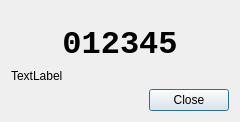
<?xml version="1.0" encoding="UTF-8"?>
<ui version="4.0">
 <class>pinDisplay</class>
 <widget class="QDialog" name="pinDisplay">
  <property name="geometry">
   <rect>
    <x>0</x>
    <y>0</y>
    <width>240</width>
    <height>122</height>
   </rect>
  </property>
  <property name="windowTitle">
   <string>Enter Pin Code</string>
  </property>
  <layout class="QVBoxLayout" name="verticalLayout">
   <item>
    <spacer name="verticalSpacer">
     <property name="orientation">
      <enum>Qt::Vertical</enum>
     </property>
     <property name="sizeHint" stdset="0">
      <size>
       <width>20</width>
       <height>40</height>
      </size>
     </property>
    </spacer>
   </item>
   <item>
    <widget class="QLabel" name="pin">
     <property name="font">
      <font>
       <family>Monospace</family>
       <pointsize>24</pointsize>
       <weight>75</weight>
       <bold>true</bold>
      </font>
     </property>
     <property name="text">
      <string>012345</string>
     </property>
     <property name="alignment">
      <set>Qt::AlignCenter</set>
     </property>
    </widget>
   </item>
   <item>
    <widget class="QLabel" name="label">
     <property name="text">
      <string>TextLabel</string>
     </property>
    </widget>
   </item>
   <item>
    <widget class="QDialogButtonBox" name="buttonBox">
     <property name="orientation">
      <enum>Qt::Horizontal</enum>
     </property>
     <property name="standardButtons">
      <set>QDialogButtonBox::Close</set>
     </property>
    </widget>
   </item>
  </layout>
 </widget>
 <resources/>
 <connections>
  <connection>
   <sender>buttonBox</sender>
   <signal>accepted()</signal>
   <receiver>pinDisplay</receiver>
   <slot>accept()</slot>
   <hints>
    <hint type="sourcelabel">
     <x>248</x>
     <y>254</y>
    </hint>
    <hint type="destinationlabel">
     <x>157</x>
     <y>274</y>
    </hint>
   </hints>
  </connection>
  <connection>
   <sender>buttonBox</sender>
   <signal>rejected()</signal>
   <receiver>pinDisplay</receiver>
   <slot>reject()</slot>
   <hints>
    <hint type="sourcelabel">
     <x>316</x>
     <y>260</y>
    </hint>
    <hint type="destinationlabel">
     <x>286</x>
     <y>274</y>
    </hint>
   </hints>
  </connection>
 </connections>
</ui>
